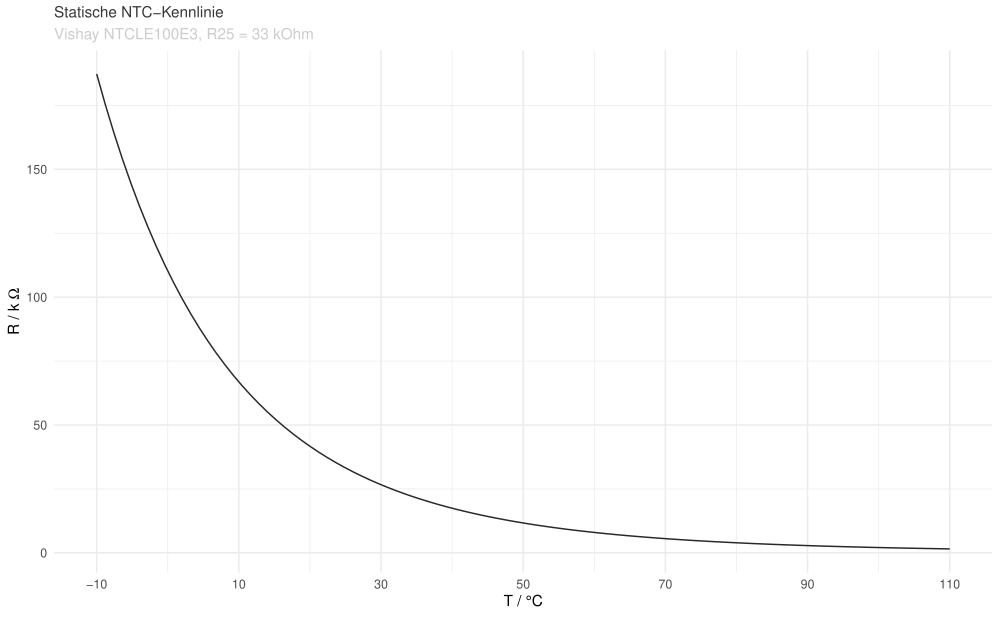

The script that saved this image:
library(ggplot2)

outputName   <- "ntcStatischeKennlinie.pdf"
outputWidth  <- 10
outputHeight <- outputWidth * 0.618

A = -15.5322
B = 5229.973
C = -160451
D = -5.414091 * 10^6
R25 = 33 # kOhm

RT <- function (T) {
  R25 * exp(A + B/(T+273) + C/((T+273)^2) + D/((T+273)^3))
}

plot <- ggplot( data.frame(x=c(-10, 110)), aes(x)) +
  theme_minimal() +
  theme(plot.title = element_text(color = "gray21", size=1.6180339887498948^5), plot.subtitle = element_text(color = "grey80", size=1.6180339887498948^5)) +
  ggtitle("Statische NTC-Kennlinie") +
  labs(subtitle = "Vishay NTCLE100E3, R25 = 33 kOhm") +
  stat_function(fun = RT, color="#282828") +
  scale_x_continuous(breaks=seq(-10,110,20)) +
  ylab(bquote("R / k"~Omega)) +
  xlab("T / °C")


pdf(outputName, width = outputWidth, height = outputHeight)
plot
